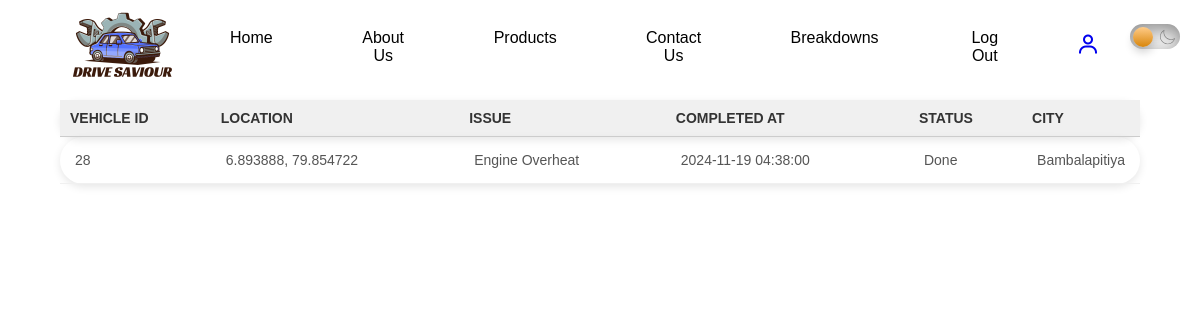
/mechanic/Breakdown/donelist.php (signed in), run on the app's committed database.
### tables this page shows
CREATE TABLE `vehicleissuesdone` (
  `id` int(11) NOT NULL,
  `email` varchar(255) NOT NULL,
  `v_id` int(11) NOT NULL,
  `mech_id` int(11) NOT NULL,
  `location` varchar(255) NOT NULL,
  `vehicle_issue` text NOT NULL,
  `job_done_at` timestamp NOT NULL DEFAULT current_timestamp() ON UPDATE current_timestamp(),
  `status` varchar(255) NOT NULL,
  `city` varchar(255) NOT NULL
);

### mechanic/Breakdown/donelist.php (the view, shortened to what this page needs)
<?php
require '../navbar/nav.php';
require '../../connection.php';
$jobdonelist_data = [];
$user_id = $_SESSION['userID'];
$stmt = $conn->prepare("SELECT * FROM vehicleissuesdone WHERE mech_id = ?");
$stmt->bind_param("s", $user_id);
$stmt->execute();
$result = $stmt->get_result();
if ($result) {
    while ($row = $result->fetch_assoc()) {
        $jobdonelist_data[] = $row;
    }
} else {
    echo "No results found.";
}
?>
<!DOCTYPE html>
<html lang="en">
<head>
    <link rel="stylesheet" href="../navbar/style.css">
    <link rel="stylesheet" href="donelist.css">
</head>
<body>
    <div class="main_container">
        <div class="table">
            <table>
                <thead>
                    <tr>
                        <th>Vehicle ID</th>
                        <th>Location</th>
                        <th>Issue</th>
                        <th>Completed At</th>
                        <th>Status</th>
                        <th>City</th>
                    </tr>
                </thead>
                <tbody id="jobdonelist-tbody">
                    <?php foreach ($jobdonelist_data as $row): ?>
                        <tr>
                            <td data-cell="Vehicle ID"><?= htmlspecialchars($row['v_id']) ?></td>
                            <td data-cell="Location"><?= htmlspecialchars($row['location']) ?></td>
                            <td data-cell="Issue"><?= htmlspecialchars($row['vehicle_issue']) ?></td>
                            <td data-cell="Completed At"><?= htmlspecialchars($row['job_done_at']) ?></td>
                            <td data-cell="Status"><?= htmlspecialchars($row['status']) ?></td>
                            <td data-cell="City"><?= htmlspecialchars($row['city']) ?></td>
                        </tr>
                    <?php endforeach; ?>
                </tbody>
            </table>
        </div>
    </div>
</body>
</html>

### mechanic/navbar/style.css (style rules this page uses)
* { margin: 0; padding: 0; box-sizing: border-box; list-style: none; text-decoration: none; scroll-behavior: smooth; scroll-padding-top: 3rem; }
:root { --primary-color:#2B5AC2; }
html { scrollbar-width: none; }
body { font-family: Arial, sans-serif; background-color: #ffffff; color: #000000; margin: 0; padding: 0; }
*, *:after, *:before { -webkit-box-sizing: border-box; -moz-box-sizing: border-box; -ms-box-sizing: border-box; box-sizing: border-box; }

### mechanic/Breakdown/donelist.css (style rules this page uses)
.main_container { width: 90%; margin-top: 100px; margin-left: auto; margin-right: auto; font-family: Arial, sans-serif; }
table { width: 100%; border-collapse: collapse; margin-top: 20px; }
thead { background-color: #f9f9f9; }
thead th { font-size: 14px; padding: 10px; text-align: left; color: #333; text-transform: uppercase; font-weight: 600; border-bottom: 1px solid #ccc; }
tbody td { padding: 15px; border-bottom: 1px solid #f0f0f0; font-size: 14px; color: #555; text-align: left; }
tbody tr { display: table-row; transition: background-color 0.3s ease; }
td, th { text-align: center; padding: 10px 15px; }
thead th { background-color: #f0f0f0; }
tr { border-radius: 30px; box-shadow: 0 3px 8px rgba(0, 0, 0, 0.1); margin-bottom: 10px; }
td:last-child { width: 50px; text-align: center; }

### data on the page
vehicleissuesdone: v "28", location "6.893888, 79.854722", vehicle_issue "Engine Overheat", job_done_at "2024-11-19 04:38:00", status "Done", city "Bambalapitiya"
